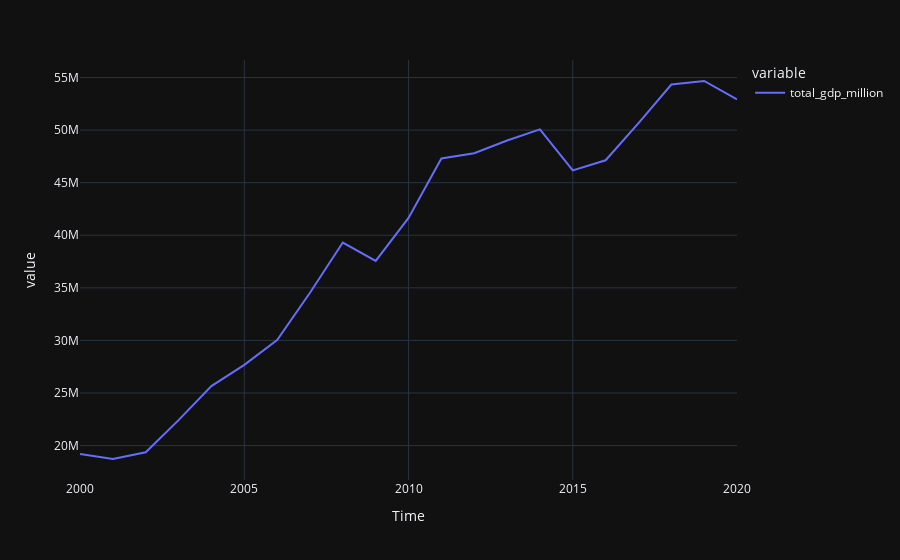

Notebook code for this chart:
### Markdown cell above
### ***Revisar Estacionariedad***

### Code cell
import plotly.express as px
Data_glob = pd.pivot_table(Data,index='año',values=['total_gdp_million','Poblacion','ECI'],aggfunc='sum').reset_index()
Data_glob['Time'] = pd.to_datetime(Data_glob['año'])
Data_glob = Data_glob.sort_values(by='Time')
fig = px.line(Data_glob, x="Time", y=["total_gdp_million"], template = 'plotly_dark')
fig.show()

### Figure 1 — Plotly figure (JSON) as saved in the notebook; plotly's stock layout.template omitted (floating-point values rounded to 4 significant figures)
{"data": [{"hovertemplate": "variable=total_gdp_million<br>Time=%{x}<br>value=%{y}<extra></extra>", "legendgroup": "total_gdp_million", "line": {"color": "#636efa", "dash": "solid"}, "marker": {"symbol": "circle"}, "mode": "lines", "name": "total_gdp_million", "orientation": "v", "showlegend": true, "type": "scatter", "x": ["2000-01-01T00:00:00", "2001-01-01T00:00:00", "2002-01-01T00:00:00", "2003-01-01T00:00:00", "2004-01-01T00:00:00", "2005-01-01T00:00:00", "2006-01-01T00:00:00", "2007-01-01T00:00:00", "2008-01-01T00:00:00", "2009-01-01T00:00:00", "2010-01-01T00:00:00", "2011-01-01T00:00:00", "2012-01-01T00:00:00", "2013-01-01T00:00:00", "2014-01-01T00:00:00", "2015-01-01T00:00:00", "2016-01-01T00:00:00", "2017-01-01T00:00:00", "2018-01-01T00:00:00", "2019-01-01T00:00:00", "2020-01-01T00:00:00"], "xaxis": "x", "y": [19210000.0, 18720000.0, 19360000.0, 22420000.0, 25660000.0, 27670000.0, 30030000.0, 34530000.0, 39310000.0, 37560000.0, 41650000.0, 47310000.0, 47810000.0, 49010000.0, 50070000.0, 46170000.0, 47130000.0, 50660000.0, 54330000.0, 54670000.0, 52910000.0], "yaxis": "y"}], "layout": {"legend": {"title": {"text": "variable"}, "tracegroupgap": 0}, "margin": {"t": 60}, "xaxis": {"anchor": "y", "domain": [0, 1], "title": {"text": "Time"}}, "yaxis": {"anchor": "x", "domain": [0, 1], "title": {"text": "value"}}}}
